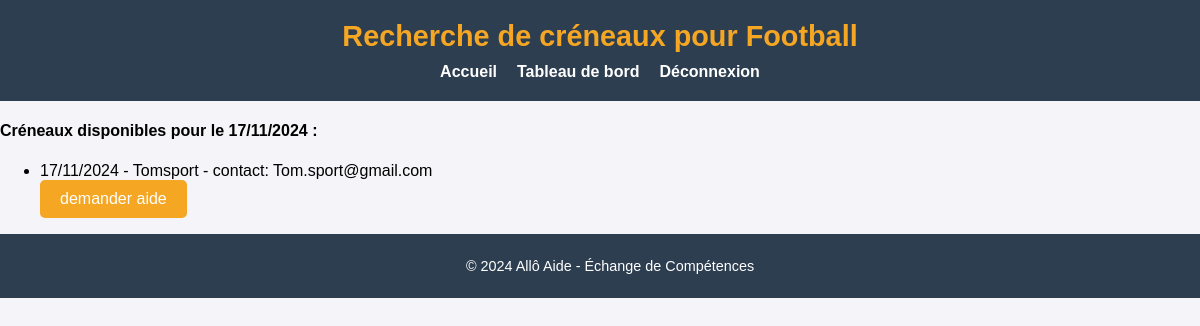
The app's page /find-slots/11/2024-11-17/ with its own data.
### allo_aide/models.py (models this page shows, shortened)
class Skill(models.Model):
    name = models.CharField(max_length=100, unique=True)
    user = models.ForeignKey(User, on_delete=models.CASCADE, related_name="availability_user")

class TimeSlot(models.Model):
    date = models.DateField()
    skill = models.ForeignKey(Skill, on_delete=models.CASCADE)
    user = models.ForeignKey(User, on_delete=models.CASCADE, related_name="availability_slots")
    is_available = models.BooleanField(default=True)

### allo_aide/views.py (the view)
# urls.py: path('find-slots/<int:skill_id>/<str:date>/', views.find_slots, name='find_slots'),
def find_slots(request, skill_id, date):
    skill = get_object_or_404(Skill, id=skill_id)
    error_message = None
    try:
        date_obj = datetime.datetime.strptime(date, '%Y-%m-%d').date()
    except ValueError:
        error_message = 'Invalid date format. Please enter a date in YYYY-MM-DD format.'
        date_obj = None
    if date_obj:
        available_slots = TimeSlot.objects.filter(skill=skill, date=date_obj, is_available=True)
    else:
        available_slots = []
    return render(request, 'allo_aide/find_slots.html', {
        'available_slots': available_slots,
        'skill': skill,
        'date': date_obj,
        'error_message': error_message,
    })

### allo_aide/templates/allo_aide/find_slots.html (shortened to what this page needs)
<!DOCTYPE html>
<html lang="fr">
<head>
    {% load static %}
    <link rel="stylesheet" href="{% static 'allo_aide/style.css' %}">
</head>
<body>
    <header>
        <h3>Recherche de créneaux pour {{ skill.name }}</h3>
        <nav>
            <ul>
                <li><a href="{% url 'allo_aide:home' %}">Accueil</a></li>
                <li><a href="{% url 'allo_aide:home_user' %}">Tableau de bord</a></li>
                <li><a href="{% url 'allo_aide:logout' %}">Déconnexion</a></li>
            </ul>
        </nav>
    </header>
    <main>
        <section>
            {% if available_slots %}
                <h4>Créneaux disponibles pour le {{ date|date:"d/m/Y" }} :</h4>
                <ul>
                    {% for slot in available_slots %}
                        <li>{{ slot.date|date:"d/m/Y" }} - {{ slot.user.username }} - contact: {{ slot.user.email }}</li>
                    <form action="{% url 'allo_aide:reserve_slot' slot.id %}" method="post">
                    <button type="submit">demander aide</button>
                </form>
                    {% endfor %}
                </ul>
            {% else %}
                <p>il n' y a pas créneau libre</p>
            {% endif %}
        </section>
    </main>
    <footer>
        <p>&copy; 2024 Allô Aide - Échange de Compétences</p>
    </footer>
</body>
</html>

### allo_aide/static/allo_aide/style.css (style rules this page uses)
body { font-family: 'Arial', sans-serif; margin: 0; padding: 0; background-color: #f4f4f9; }
header { background-color: #2d3e50; padding: 20px; color: white; text-align: center; }
header h3 { margin: 0; font-size: 1.8em; color: #f5a623; }
nav ul { list-style-type: none; padding: 0; margin: 10px 0 0 0; display: flex; justify-content: center; gap: 20px; color: white; }
nav ul li { display: inline; }
nav ul li a { color: white; text-decoration: none; font-weight: bold; }
footer { text-align: center; padding: 10px; background-color: #2d3e50; color: white; bottom: 0; width: 100%; font-size: 0.9em; }
button { background-color: #f5a623; color: white; border: none; padding: 10px 20px; font-size: 1em; cursor: pointer; border-radius: 5px; transition: background-color 0.3s; }

### records on screen
Skill: name "Football"
TimeSlot: date "17/11/2024", user.username "Tomsport", user.email "Tom.sport@gmail.com"

### other values on screen
{{ date|date:"d/m/Y" }} "17/11/2024"
